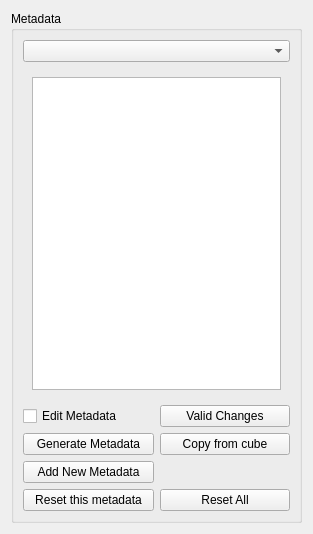
<?xml version="1.0" encoding="UTF-8"?>
<ui version="4.0">
 <class>Metadata_tool</class>
 <widget class="QWidget" name="Metadata_tool">
  <property name="geometry">
   <rect>
    <x>0</x>
    <y>0</y>
    <width>313</width>
    <height>534</height>
   </rect>
  </property>
  <property name="windowTitle">
   <string>Metadata</string>
  </property>
  <layout class="QVBoxLayout" name="verticalLayout_2">
   <item>
    <widget class="QGroupBox" name="groupBox">
     <property name="title">
      <string>Metadata</string>
     </property>
     <layout class="QVBoxLayout" name="verticalLayout_7" stretch="1,8,1">
      <item>
       <widget class="QComboBox" name="comboBox_metadata"/>
      </item>
      <item>
       <widget class="QStackedWidget" name="stacked_metadata">
        <property name="currentIndex">
         <number>1</number>
        </property>
        <widget class="QWidget" name="page_view">
         <layout class="QVBoxLayout" name="verticalLayout_view">
          <item>
           <widget class="QLabel" name="label_metadata">
            <property name="text">
             <string>Votre texte ici…</string>
            </property>
            <property name="wordWrap">
             <bool>true</bool>
            </property>
           </widget>
          </item>
         </layout>
        </widget>
        <widget class="QWidget" name="page_edit">
         <layout class="QVBoxLayout" name="verticalLayout_edit">
          <item>
           <widget class="QTextEdit" name="textEdit_metadata"/>
          </item>
         </layout>
        </widget>
       </widget>
      </item>
      <item>
       <layout class="QGridLayout" name="gridLayout">
        <item row="2" column="0">
         <widget class="QPushButton" name="pushButton_add">
          <property name="text">
           <string>Add New Metadata</string>
          </property>
         </widget>
        </item>
        <item row="0" column="0">
         <widget class="QCheckBox" name="checkBox_edit">
          <property name="text">
           <string>Edit Metadata</string>
          </property>
         </widget>
        </item>
        <item row="0" column="2">
         <widget class="QPushButton" name="pushButton_save">
          <property name="text">
           <string>Valid Changes</string>
          </property>
         </widget>
        </item>
        <item row="1" column="0">
         <widget class="QPushButton" name="pushButton_generateMeta">
          <property name="text">
           <string>Generate Metadata</string>
          </property>
         </widget>
        </item>
        <item row="1" column="2">
         <widget class="QPushButton" name="pushButton_copyMetadata">
          <property name="text">
           <string>Copy from cube</string>
          </property>
         </widget>
        </item>
        <item row="3" column="0">
         <widget class="QPushButton" name="pushButton_reset_one">
          <property name="text">
           <string>Reset this metadata</string>
          </property>
         </widget>
        </item>
        <item row="3" column="2">
         <widget class="QPushButton" name="pushButton_cancel">
          <property name="text">
           <string>Reset All</string>
          </property>
         </widget>
        </item>
       </layout>
      </item>
     </layout>
    </widget>
   </item>
  </layout>
 </widget>
 <resources/>
 <connections/>
</ui>
